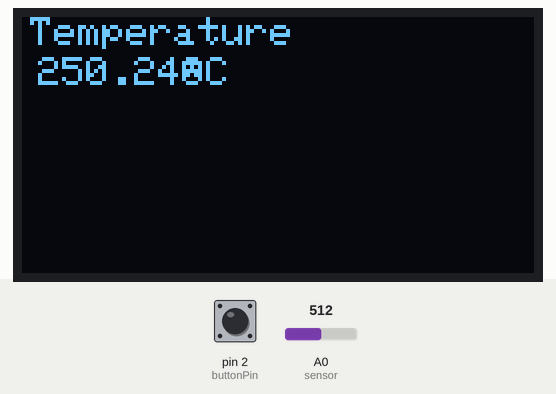
Bench run of a sketch on a simulated Arduino Uno, built with avr-gcc and run on an emulated ATmega328P. Shown: 128×64 one-colour display. The test bench sets the inputs (shaded band); at power-on: pin 2 (buttonPin) HIGH, A0 (sensor) = 512. The display library's start-up logo is not drawn.

Above: at 3.2 s.
3.3 s: pin 2 (buttonPin) pulled LOW for 3.2 s
At 7.2 s:
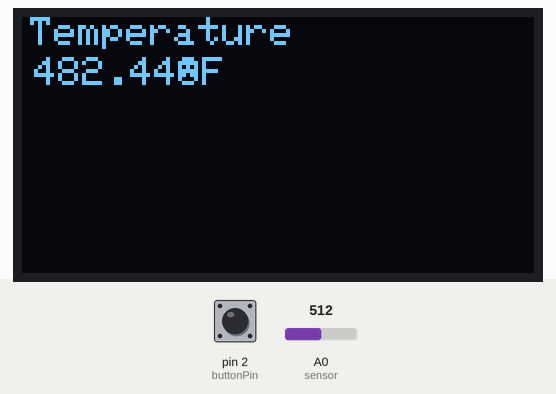
8.0 s: A0 (sensor) set to 716
At 9.4 s:
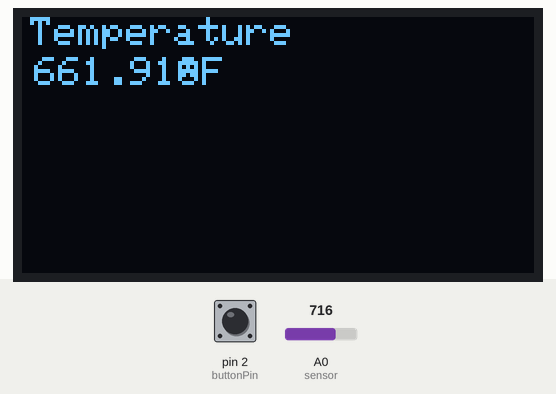
9.7 s: pin 2 (buttonPin) pulled LOW for 1.25 s
At 10.9 s:
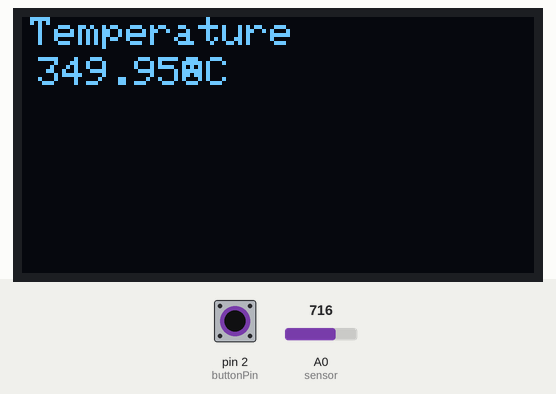
12.4 s: A0 (sensor) set to 900
At 14.0 s:
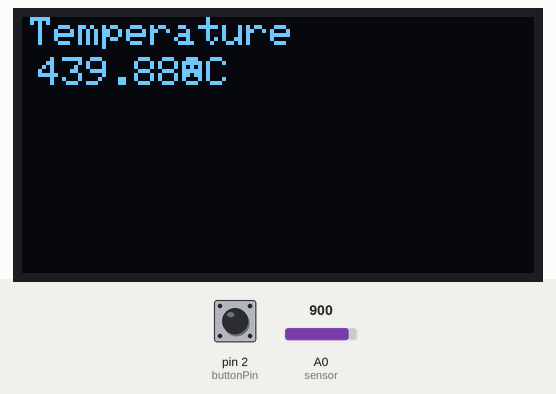
14.9 s: A0 (sensor) set to 1023
At 16.4 s:
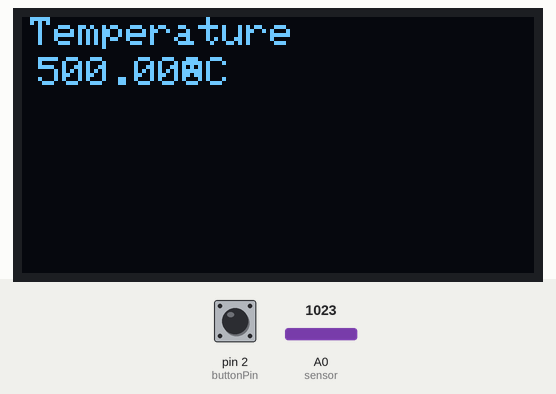
Timing chart, 0 to 17.9 s (numbered marks = the images above; inputs shaded):
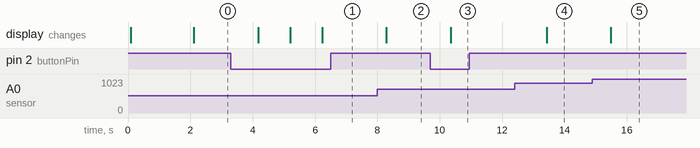

The sketch:

code.ino
```cpp
#include <Wire.h>
#include <Adafruit_GFX.h>
#include <Adafruit_SSD1306.h>

#define SCREEN_WIDTH 128
#define SCREEN_HEIGHT 64

Adafruit_SSD1306 display(SCREEN_WIDTH, SCREEN_HEIGHT, &Wire, -1);

#define sensor A0
#define buttonPin 2  // Assuming the button is connected to digital pin 2

byte degree[8] =
{
    0b00011,
    0b00011,
    0b00000,
    0b00000,
    0b00000,
    0b00000,
    0b00000,
    0b00000
};

bool isCelsius = true;         // Flag to track the temperature unit
unsigned long previousMillis;  // Previous time value for button timing
const unsigned long interval = 200;  // Button debounce interval in milliseconds

void setup()
{
    pinMode(buttonPin, INPUT_PULLUP);

    display.begin(SSD1306_SWITCHCAPVCC, 0x3C);  // Address 0x3C for 128x64
    display.display();
    display.clearDisplay();

    display.setTextSize(1);
    display.setTextColor(WHITE);

    display.setCursor(0, 0);
    display.print(" Digital ");
    display.setCursor(0, 10);
    display.print(" Thermometer ");
    display.display();
    delay(2000);
    display.clearDisplay();
}

void loop()
{
    float reading = analogRead(sensor);
    float temperature = reading * (5.0 / 1023.0) * 100;

    unsigned long currentMillis = millis();  // Get the current time

    if (currentMillis - previousMillis >= interval) {
        if (digitalRead(buttonPin) == LOW) {
            isCelsius = !isCelsius;  // Toggle the temperature unit flag
        }

        previousMillis = currentMillis;  // Update the previous time value
    }

    display.clearDisplay();
    display.setTextSize(1);
    display.setCursor(2, 0);
    display.print("Temperature");

    if (isCelsius) {
        display.setCursor(4, 10);
        display.print(temperature);
        display.write(1);
        display.print("C");
    } else {
        float temperatureF = (temperature * 9.0 / 5.0) + 32.0;
        display.setCursor(3, 10);
        display.print(temperatureF);
        display.write(1);
        display.print("F");
    }

    display.display();
    delay(1000);
}
```

Measured:
- after the input at 3.3 s, the display: changes after 0.87 s (image 1)
- after the input at 8.0 s, the display: changes after 0.29 s (image 2)
- after the input at 9.7 s, the display: changes after 0.65 s (image 3)
- after the input at 12.4 s, the display: changes after 1.0 s (image 4)
- after the input at 14.9 s, the display: changes after 0.59 s (image 5)
